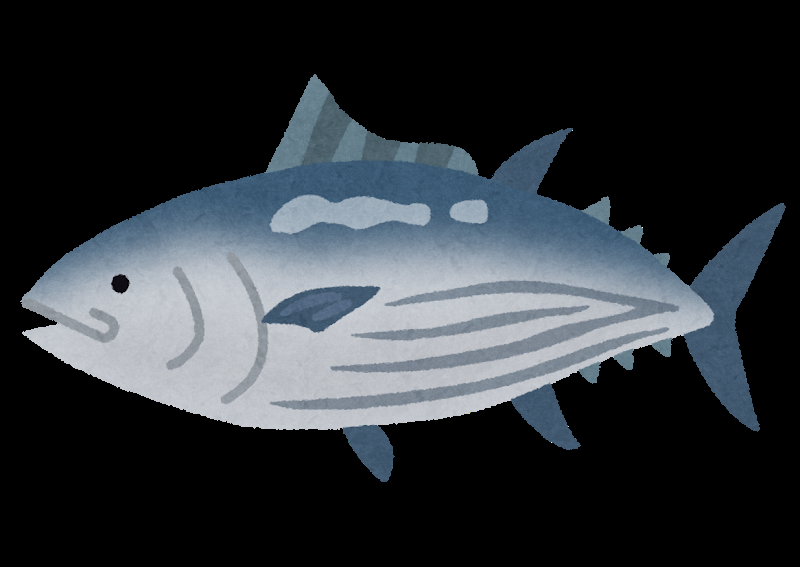
#> input picture katsuo.png, 800 x 567 px
$ python main.py
#> lines starting #> are read from the running program, lines starting #| are printed output that depends on the picture
import cv2
import numpy as np

img = cv2.imread("katsuo.png", cv2.IMREAD_UNCHANGED)
#> img is the input picture: shape (567, 800, 4); mean B, G, R, A 55.4, 50.7, 45.7, 85.3
h, w = img.shape[:2]
#> h = 567; w = 800
height, width = 720,1280
background = np.full((height, width, 3),(238,224,173), dtype=np.uint8)
x, y = 10, 0
dx, dy = 5, 2

while True:
    frame = background.copy()
    if img.shape[2] == 4:
        alpha = img[:, :, 3] / 255.0
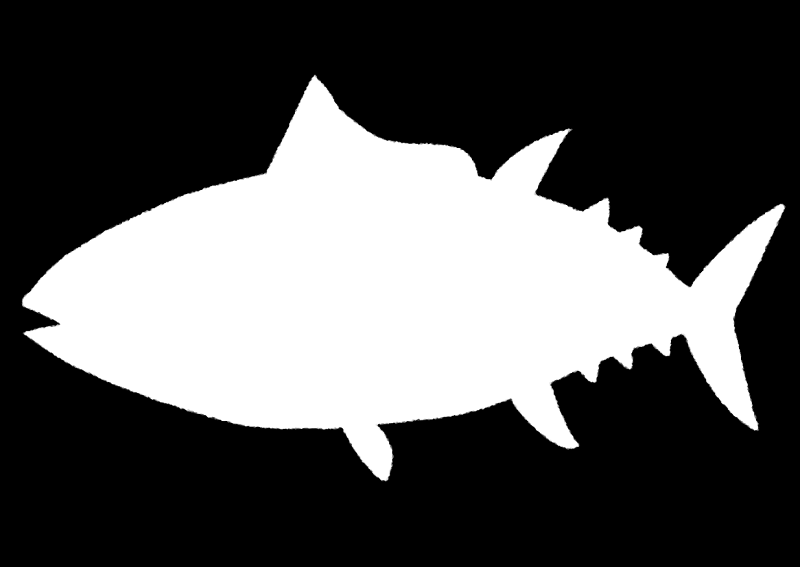
#> alpha: shape (567, 800) float64; min 0, max 1, mean 0.334
        img_rgb = img[:, :, :3]
        y1, y2 = max(0, y), min(y + h, height)
#> y1 = 0; y2 = 567
        x1, x2 = max(0, x), min(x + w, width)
#> x1 = 10; x2 = 810
        img_y1, img_y2 = y1 - y, y1 - y + (y2 - y1)
#> img_y1 = 0; img_y2 = 567
        img_x1, img_x2 = x1 - x, x1 - x + (x2 - x1)
#> img_x1 = 0; img_x2 = 800
        for c in range(3):
            frame[y1:y2, x1:x2, c] = (
                (1 - alpha[img_y1:img_y2, img_x1:img_x2]) * frame[y1:y2, x1:x2, c] +
                alpha[img_y1:img_y2, img_x1:img_x2] * img_rgb[img_y1:img_y2, img_x1:img_x2, c]
            )
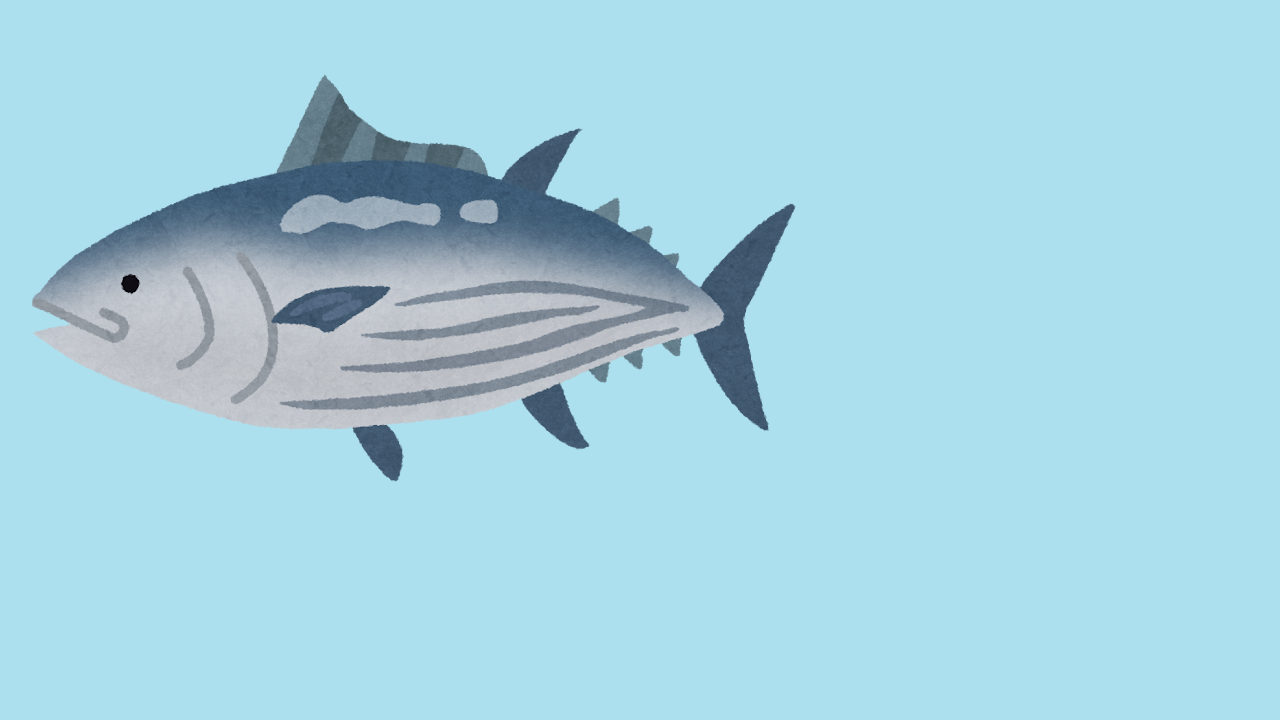
#> frame: shape (720, 1280, 3); mean B, G, R 225.7, 211.7, 166.7
    cv2.imshow("Swimming Katsuo", frame)

    x += dx
    y += ((y*100+height)//height)*dy
    if x + w >= width or x <= 0:
        dx = -dx
    if y + h >= height or y <= 0:
        dy = -dy
    if cv2.waitKey(30) & 0xFF == 27:
#> (key Esc is pressed here)
        break

cv2.destroyAllWindows()
